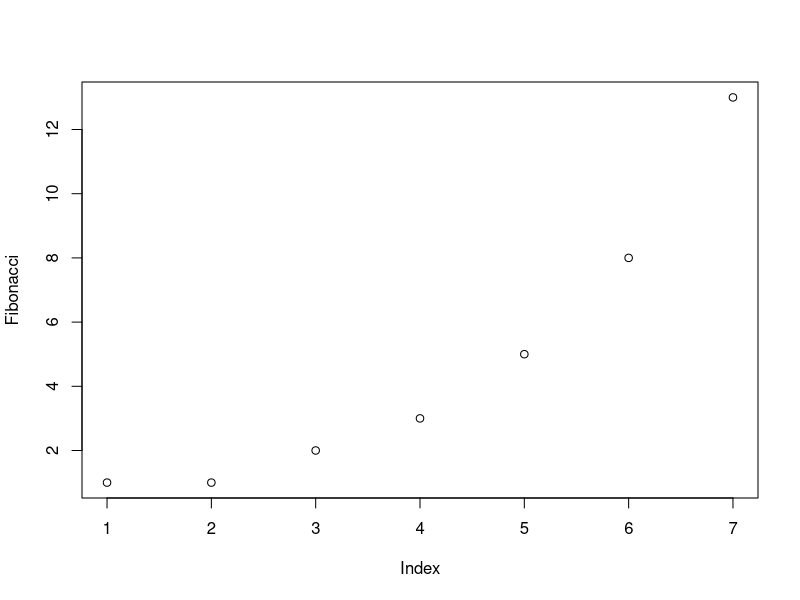
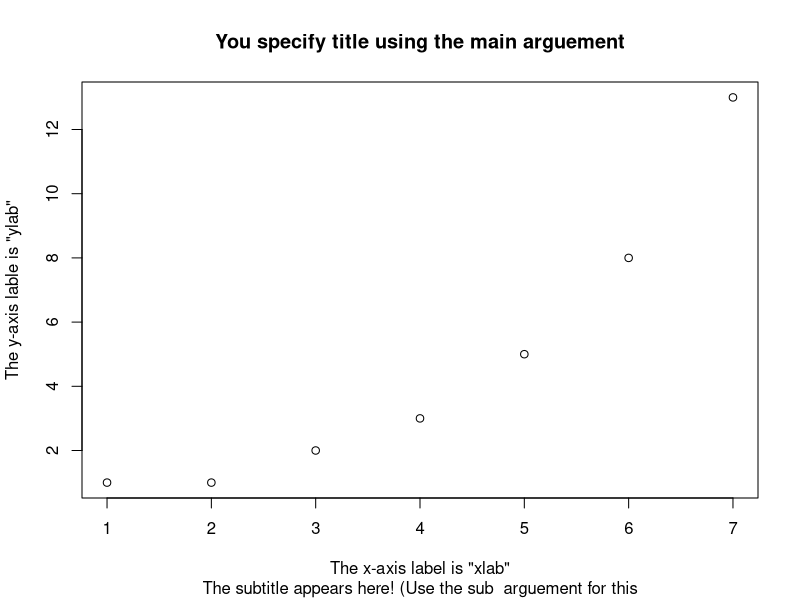
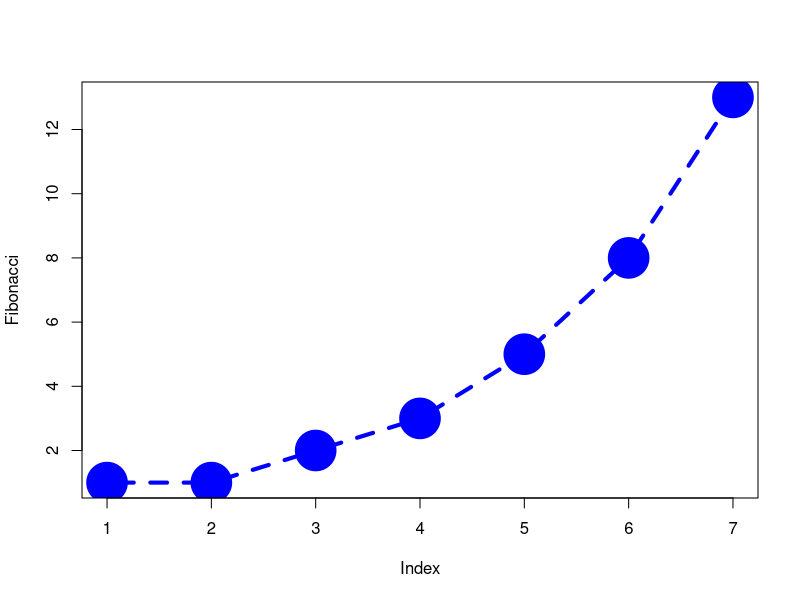
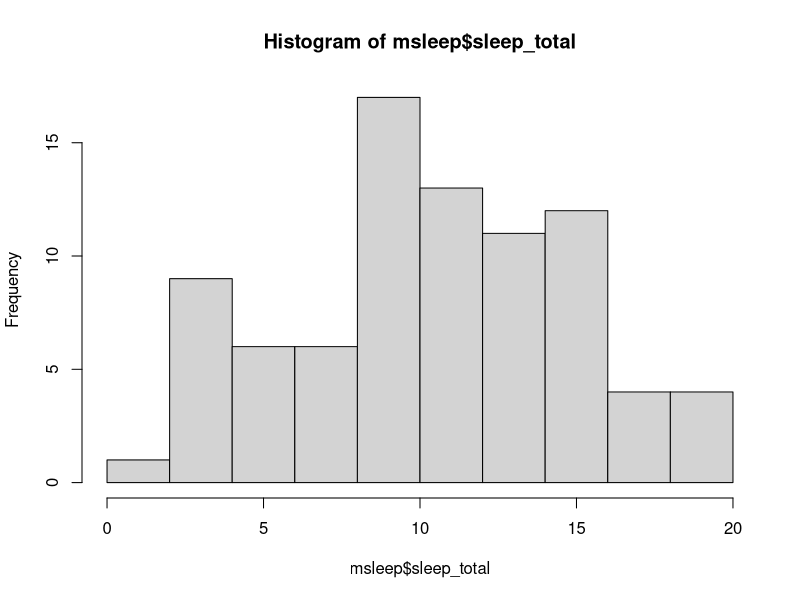
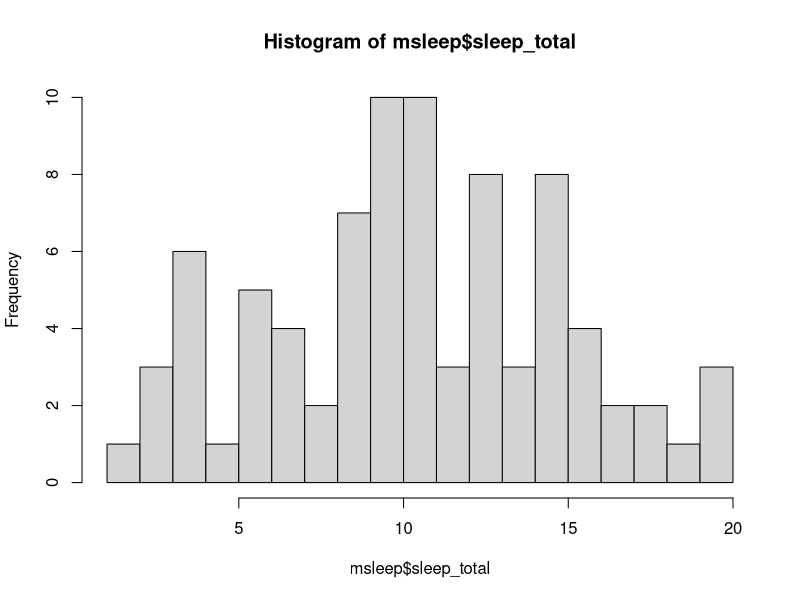
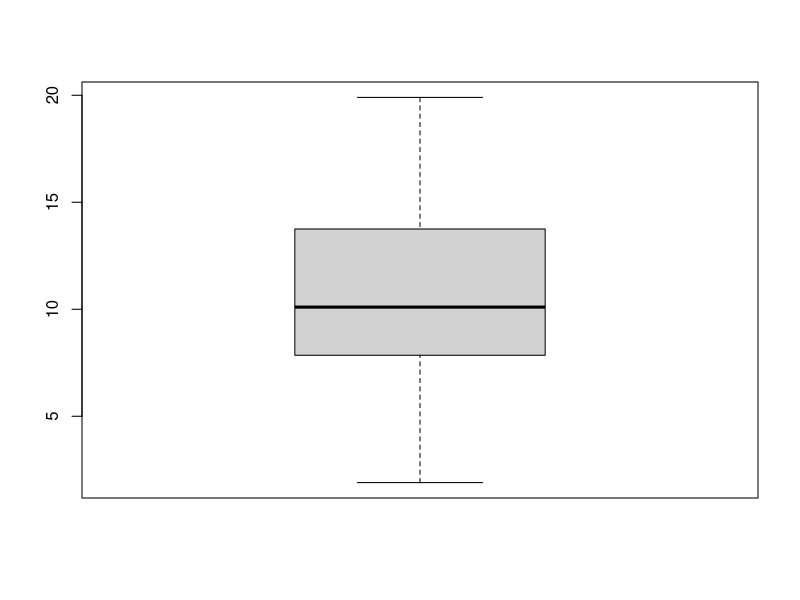

Reproduce these figures in R, in order.
#Plots
  #Basics

Fibonacci <- c(1,1,2,3,5,8,13)

plot(Fibonacci)
  #Generates a nice basic scatterplot

plot(x = Fibonacci, 
        main = 'You specify title using the main arguement',
        sub = 'The subtitle appears here! (Use the sub  arguement for this',
        xlab = 'The x-axis label is "xlab"',
        ylab = 'The y-axis lable is "ylab"'
    )  

plot(x = Fibonacci,
      type = "b",
      col = "blue",
      pch = 19,
      cex = 5, 
      lty = 2, 
      lwd = 4)

library(tidyverse)
msleep
# create a basic Histogram 
hist(msleep$sleep_total)
# can add in the number of breaks we want in the data, this allows for further refinement of data set if you wanted to drill down a bit
hist(msleep$sleep_total, breaks = 20)

#create a stem and leaf plot
stem(msleep$sleep_total) #shows up in console

#create a boxplot
  #box plots contain Min, Max, 25th percentile, 75th percentile and Median
boxplot(msleep$sleep_total)
